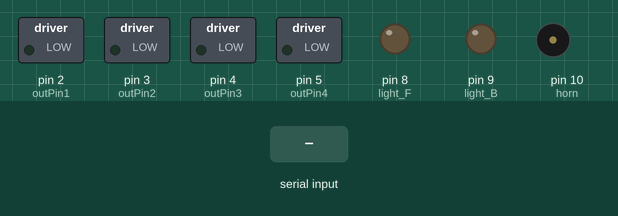
A sketch run on a simulated Arduino Uno, built with avr-gcc and run on an emulated ATmega328P. Shown: switched loads named in the sketch (green lamp = pin HIGH), output pins drawn as LEDs (lit = HIGH), buzzer (waves = sounding, pin HIGH). Dashed ring = blinking. Inputs (shaded band) come from the test bench.

Above: at 1.2 s.
1.3 s: "S" received over Serial
At 1.51 s:
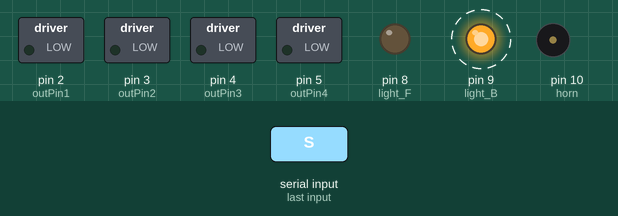
4.3 s: byte 86 ('V') received over Serial
At 5.3 s:
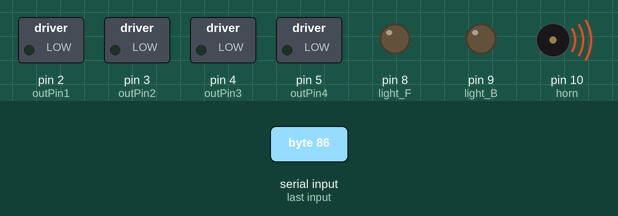
5.8 s: byte 85 ('U') received over Serial
At 6.5 s:
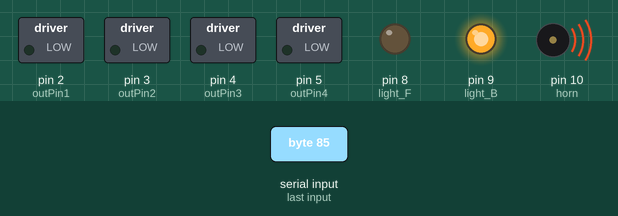
7.3 s: byte 88 ('X') received over Serial
At 7.6 s:
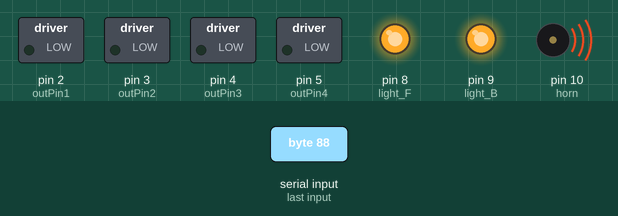
8.8 s: byte 117 ('u') received over Serial
At 9.9 s:
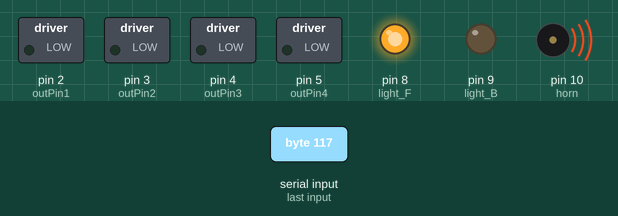
10.3 s: byte 118 ('v') received over Serial
At 11.1 s:
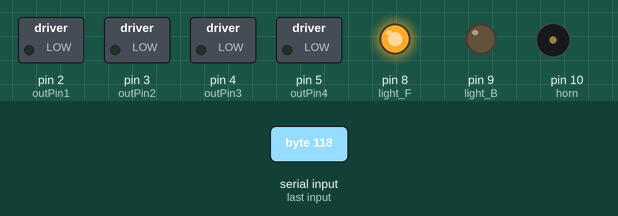
Timing chart, 0 to 12.8 s (numbered marks = the images above; inputs shaded):
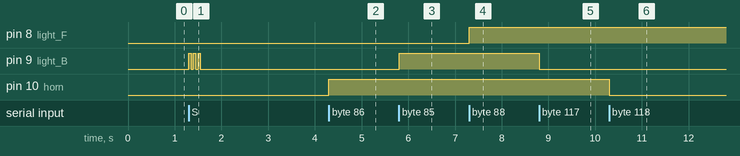

Measured:
- after the input at 1.3 s, pin 9 (light_B): alternates HIGH for 0.05 s and LOW for 0.05 s, 6 changes in all, then stays LOW, starting at once
- after the input at 4.3 s, pin 10 (horn): LOW → HIGH at once
- after the input at 5.8 s, pin 9 (light_B): LOW → HIGH at once
- after the input at 7.3 s, pin 8 (light_F): LOW → HIGH at once
- after the input at 8.8 s, pin 9 (light_B): HIGH → LOW at once
- after the input at 10.3 s, pin 10 (horn): HIGH → LOW at once

The sketch:

bluetooth_car__NANO_.ino
```cpp
/*
 * Created by Surajit Majumdar//12-07-2017
 * Project: Bluetooth Control Car
 */

 int outPin1 = 2;     //motor1
 int outPin2 = 3;    //motor1

 int outPin3 = 4;   //motor2
 int outPin4 = 5;   //motor2

 char bt = 0;       //BT

 #define trigPin 6           // Trig Pin Of HC-SR04
#define echoPin 7
#define light_F 8    //LED Front Right   pin A0 for Arduino Uno
#define light_B 9    //LED Back Right    pin A2 for Arduino Uno
#define horn 10


 void setup()
 {
   Serial.begin(9600);

   pinMode(outPin1,OUTPUT);
   pinMode(outPin2,OUTPUT);
   pinMode(outPin3,OUTPUT);
   pinMode(outPin4,OUTPUT);
   pinMode(light_F,OUTPUT);
   pinMode(light_B,OUTPUT);
   pinMode(horn,OUTPUT);

 }
 void loop()
 {
   if (Serial.available() > 0) //save incoming data to variable 'bt'
   {
     bt = Serial.read();


     if(bt == 'F')           //move forwards
     {
       digitalWrite(outPin1,LOW);
       digitalWrite(outPin2,HIGH);
       digitalWrite(outPin3,LOW);
       digitalWrite(outPin4,LOW);
     }
     else if (bt == 'B')      //move backwards
     {

       digitalWrite(outPin1,HIGH);
       digitalWrite(outPin2,LOW);
       digitalWrite(outPin3,LOW);
       digitalWrite(outPin4,LOW);

     }
     else if (bt == 'S')     //stop!!
     {

       digitalWrite(outPin1,LOW);
       digitalWrite(outPin2,LOW);
       digitalWrite(outPin3,LOW);
       digitalWrite(outPin4,LOW);
       for(int i=0;i<3;i++)
       {
         digitalWrite(light_B,HIGH);
         delay(50);
         digitalWrite(light_B,LOW);
         delay(50);
       }

     }
     else if (bt == 'R')    // turn wheels right
     {
       digitalWrite(outPin3,LOW);
       digitalWrite(outPin4,HIGH);
       digitalWrite(outPin1,LOW);
       digitalWrite(outPin2,LOW);
     }
     else if (bt == 'L')     //turn wheels left
     {
       digitalWrite(outPin3,HIGH);
       digitalWrite(outPin4,LOW);
       digitalWrite(outPin1,LOW);
       digitalWrite(outPin2,LOW);
     }
     else if (bt== 'G')      //move forward left
     {
      digitalWrite(outPin1,HIGH);
      digitalWrite(outPin2,LOW);
      digitalWrite(outPin3,HIGH);
      digitalWrite(outPin4,LOW);
     }
     else if (bt== 'I')      //move forward right
     {
      digitalWrite(outPin1,HIGH);
      digitalWrite(outPin2,LOW);
      digitalWrite(outPin3,LOW);
      digitalWrite(outPin4,HIGH);
     }
     else if (bt== 'H')      //move backward left
     {
      digitalWrite(outPin1,LOW);
      digitalWrite(outPin2,HIGH);
      digitalWrite(outPin3,HIGH);
      digitalWrite(outPin4,LOW);
     }
     else if (bt=='J')       //move backward right
     {
      digitalWrite(outPin1,LOW);
      digitalWrite(outPin2,HIGH);
      digitalWrite(outPin3,LOW);
      digitalWrite(outPin4,HIGH);
     }
     else if(bt=='W')
     {
       digitalWrite(light_F,HIGH);
     }
     else if(bt=='w')
     {
       digitalWrite(light_F,LOW);
     }
     else if(bt=='U')
     {
       digitalWrite(light_B,HIGH);
     }
     else if(bt=='u')
     {
       digitalWrite(light_B,LOW);
     }
     else if(bt=='V')
     {
       digitalWrite(horn,HIGH);
     }
     else if(bt=='v')
     {
       digitalWrite(horn,LOW);
     }
     else if(bt=='X')
     {
        digitalWrite(horn,HIGH);
        digitalWrite(light_B,HIGH);
        digitalWrite(light_F,HIGH);
     }

   }

 }
```
